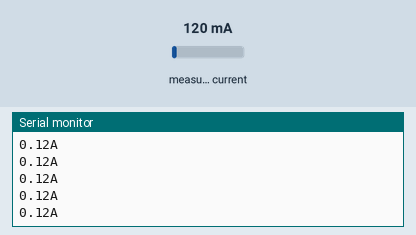
A sketch run on a simulated Arduino Uno, built with avr-gcc and run on an emulated ATmega328P. On the bench: the last lines printed to the serial monitor. Inputs (shaded band) come from the test bench; at power-on: measured current 120 mA.

Above: at 1.2 s.
1.3 s: measured current set to 40 mA
At 1.57 s:
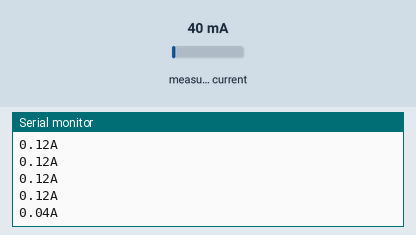
2.8 s: measured current set to 500 mA
At 2.82 s:
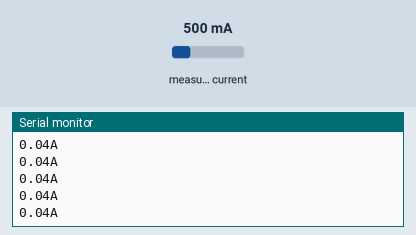
Timing chart, 0 to 5.8 s (numbered marks = the images above; inputs shaded):
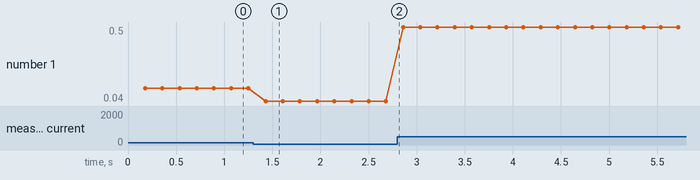

The sketch:

Transformador_de_corriente.ino
```cpp
#include "EmonLib.h"                   // Include Emon Library
EnergyMonitor emon1;                   // Create an instance
double im = 42.426, is = 0.021, rburden = 100;
void setup()
{
  Serial.begin(9600);
  double calibration = (im / is) / rburden;
  emon1.current(0, calibration);             // Current: input pin, calibration.
  //calibration is explained bellow
}

void loop()
{
  double Irms = emon1.calcIrms(1480);  // Calculate Irms only
  Serial.print(Irms);          // Irms
  Serial.println("A");
}
```

Measured:
- after the input at 1.3 s, the serial monitor: prints a new line after 0.13 s (image 1)
- plotted number 1: 0.12 → 0.04 after the input at 1.3 s, 0.04 → 0.5 after the input at 2.8 s
